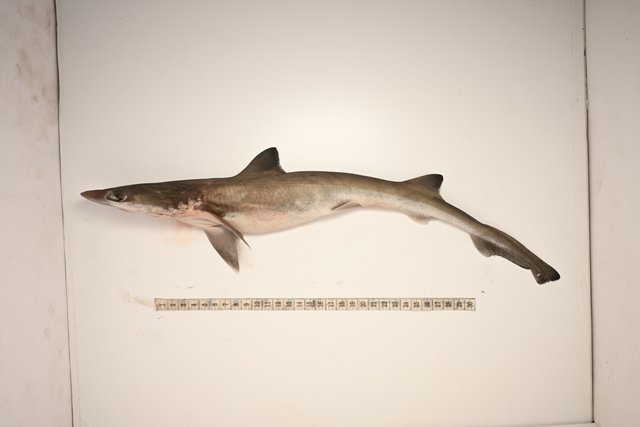
#> input picture primer-pilot/a/data/sharks/photos/spadenose-1.jpg, 640 x 427 px, found by its file name
$ python cutout.py
#> lines starting #> are read from the running program, lines starting #| are printed output that depends on the picture; after the words box and inside, x2 and y2 are one past the last pixel; in counts of white or black regions, pixels touching at a corner belong together
"""Cuts the spadenose shark out of spadenose-1 (a local-background threshold) for the counting composites of make_vlm2.py. Run: python -I cutout.py"""
import numpy as np
from PIL import Image, ImageFilter
R="../../data/sharks/photos/"
im=Image.open(R+"spadenose-1.jpg").convert("RGB")
#> im is the input picture: PIL image 640x427 RGB; mean R, G, B 215, 202.7, 190.4
g=im.convert("L")
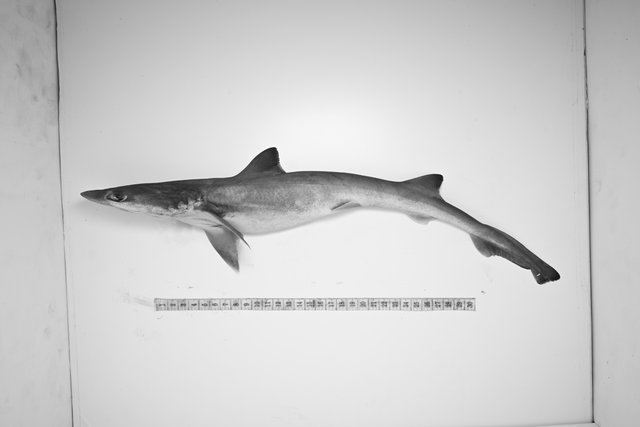
#> g: PIL image 640x427 L; min 7, max 254, mean 205.1
bgl=g.filter(ImageFilter.MaxFilter(41)).filter(ImageFilter.GaussianBlur(14))
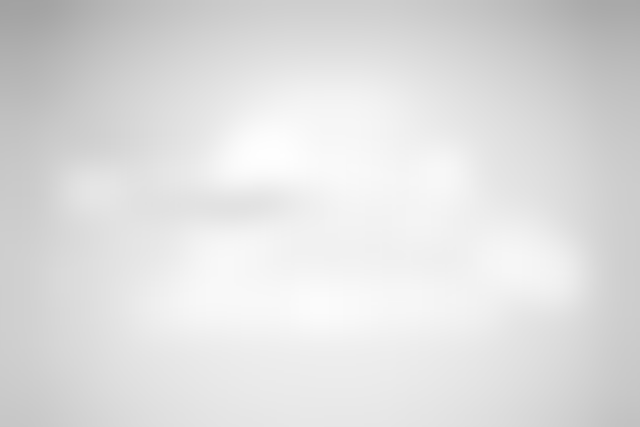
#> bgl: PIL image 640x427 L; min 162, max 254, mean 222.3
d=np.asarray(bgl).astype(float)-np.asarray(g).astype(float)
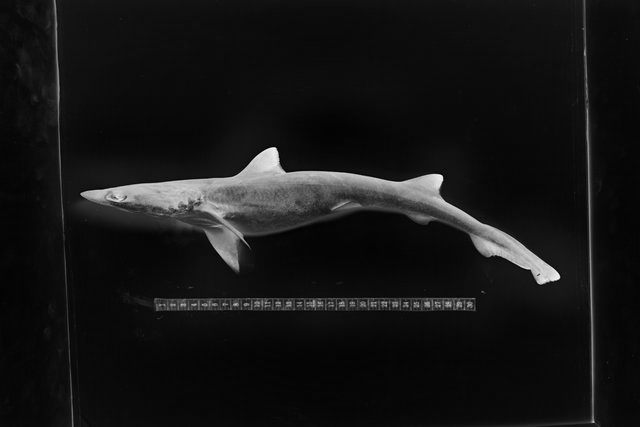
#> d: shape (427, 640) float64; min -3, max 234, mean 17.2; drawn with min black and max white
m=(d>22)
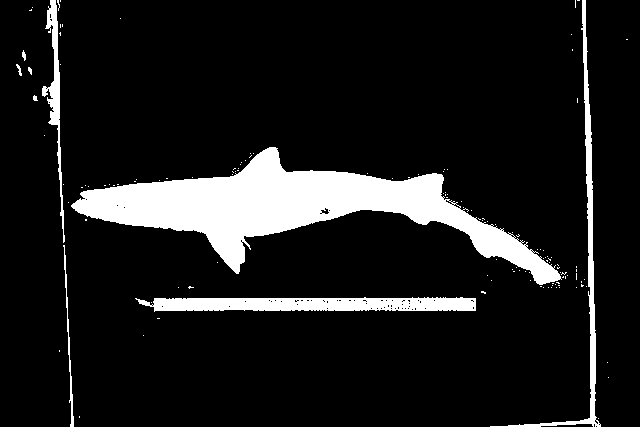
#> m: shape (427, 640) bool; 11.1% white; 132 white regions (123 under 20 px), largest, box (x1, y1, x2, y2) and area: (71, 147, 562, 285) 21606, (135, 297, 476, 312) 4106, (490, 0, 601, 427) 2506
box=(70,135,585,300)
mm=np.zeros_like(m); x0,y0,x1,y1=box; mm[y0:y1,x0:x1]=m[y0:y1,x0:x1]
#> after `mm[y0:y1, x0:x1] = m[y0:y1, x0:x1]`: mm: shape (427, 640) bool; 8.2% white; 99 white regions (97 under 20 px), largest, box (x1, y1, x2, y2) and area: (71, 147, 562, 285) 21606, (154, 297, 476, 300) 653
mk=Image.fromarray((mm*255).astype(np.uint8)).filter(ImageFilter.MaxFilter(5)).filter(ImageFilter.MinFilter(7)).filter(ImageFilter.MaxFilter(3))
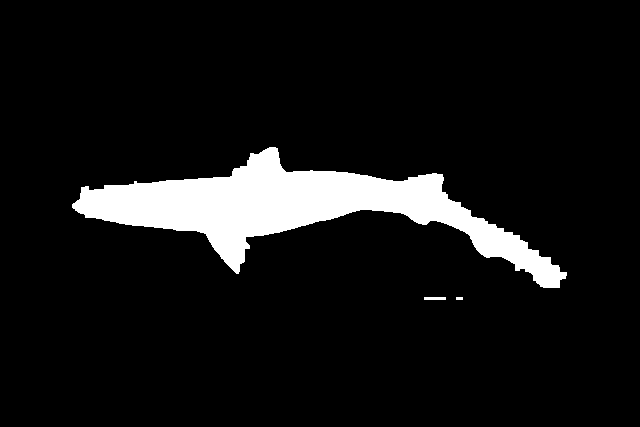
#> mk: PIL image 640x427 L; 8.3% white; 3 white regions, box (x1, y1, x2, y2) and area: (72, 147, 567, 288) 22472, (424, 297, 446, 300) 66, (456, 297, 463, 300) 21
mk=np.asarray(mk)>128

# cutout with soft edge
rgba=np.dstack([np.asarray(im), (np.asarray(Image.fromarray(mk.astype(np.uint8)*255).filter(ImageFilter.GaussianBlur(1.2)))).astype(np.uint8)])
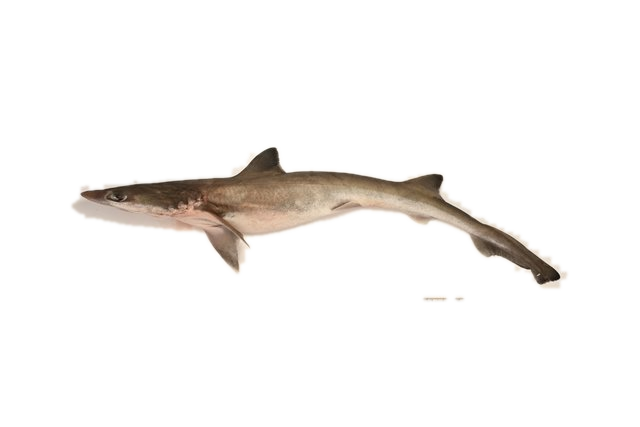
#> rgba: shape (427, 640, 4); mean R, G, B, A 215, 202.7, 190.4, 21.1; transparent parts drawn white
ys,xs=np.where(mk); print(xs.min(),xs.max(),ys.min(),ys.max())
#| 72 566 147 299
c=Image.fromarray(rgba,"RGBA").crop((xs.min(),ys.min(),xs.max()+1,ys.max()+1))
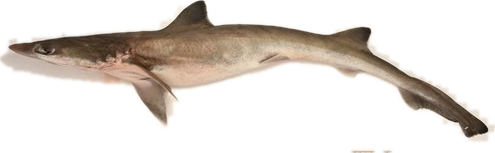
#> c: PIL image 495x153 RGBA; mean R, G, B, A 211.9, 198.2, 183.4, 75.9; transparent parts drawn white
c.save("cutout.png"); print(c.size)
#| (495, 153)
